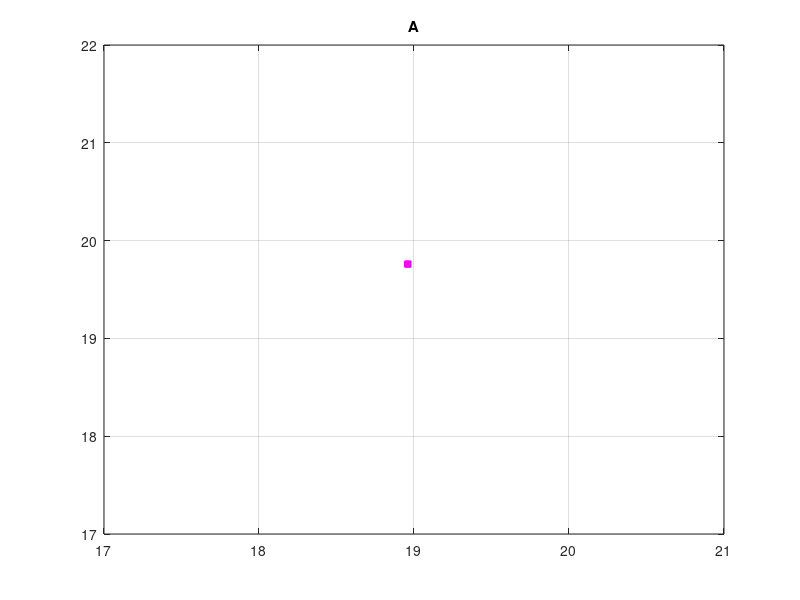

This chart was generated by the following MATLAB code: (Note: this script raises an error after producing the figure.)
close all; % 关闭所有图窗
clc;       % 清空命令窗口
clear;     % 清除工作区所有变量

%%
length_color=4;
hue_values = linspace(0, 1, length_color + 1);hue_values = hue_values(1:end-1);
hsv_matrix = [hue_values', 0.8 * ones(length_color, 1), 0.8 * ones(length_color, 1)];
colors = hsv2rgb(hsv_matrix);
scale_type_origin="unscaled";
scale_type="scaled";
Dtype="efit_p";
lab_cherry=[65.50 	17.21 	17.72 ];
ab_summer=[0 17.9 18.7];
% ab_zeng=[0 19.9 23.0];
ab_zeng=[0 18 21];
ab_zengCIC=[0 21 24];
lab_OPPO=[65.1919   19.0833   23.0048];
PengCIC=[[67,0,0,25.3,46.0];[65,0,0,25.3,46.5];[58,0,0,25.1,46.5];[40,0,0,25.0,46.5]];
PengCIC(:,2)=PengCIC(:,4).*cosd(PengCIC(:,5));
PengCIC(:,3)=PengCIC(:,4).*sind(PengCIC(:,5));

CaoCIC=[[0,0,0,24.5,43.7];[0,0,0,25.4,44.5];[0,0,0,25.7,48.3];[0,0,0,23.0,48.0]];
CaoCIC(:,2)=CaoCIC(:,4).*cosd(CaoCIC(:,5));
CaoCIC(:,3)=CaoCIC(:,4).*sind(CaoCIC(:,5));

Zeng=[[0,18,21];[0,17,16];[0,0,0];[0,21,29]];

scenes_OPPO=[[59.22 0 0	26.81 	46.85] ;%室内
[57.49 0 0	23.66 	46.81] ;%室外
[62.87 0 0	22.02 	42.75];%黄昏
[61.78 0 0	25.84 	49.74]];%夜景
scenes_OPPO(:,2)=scenes_OPPO(:,4).*cosd(scenes_OPPO(:,5));
scenes_OPPO(:,3)=scenes_OPPO(:,4).*sind(scenes_OPPO(:,5));


labCh_PMCC=[[62.11	18.96	19.76	27.39	46.18];...
            [64.15	19.56	19.63	27.71	45.10];...
            [56.01	18.25	18.72	26.14	45.72];...
            [41.06	17.37	17.94	24.97	45.93]];

output_folder=fullfile("ellip_pic_p",Dtype,"compare_scene");

if ~exist(output_folder,"dir")
    mkdir(output_folder);
end

ethnic_names=["Asian","Caucasian","South Asian","African"];
ethnic_groups=["1AS","2CA","3SA","4AF"];
for i_eth=[1]
    figure(i_eth);
    grid on;box on;
    hold on;
    if strcmp(Dtype,"efit_p_free")
        AnalyseResults_folder="AnalyseResults_p_free";
    elseif strcmp(Dtype,"efit_p")
        AnalyseResults_folder="AnalyseResults_p";
    end
    source_folder=fullfile(AnalyseResults_folder, ...
        Dtype,"50",scale_type_origin,"nation1",scale_type, ...
            "non_model\r\01Preference",ethnic_groups(i_eth));
    for i_indices=1:4
        full_path=fullfile(source_folder,strcat(num2str(i_indices),".mat"));
        if ~exist(full_path,"file")
            continue
        end
        fitRes_data = load(full_path); 
        par=fitRes_data.par;
        center(i_eth,:)=[fitRes_data.average_indices_curr(1,1),par(1,4:5)];
        
        check_data2 = par(4) + (-30:0.2:30);
        check_data3 = par(5) + (-30:0.2:30);
        [data2, data3] = meshgrid(check_data2, check_data3);
        [row, col] = size(data2);
        
        % 计算等高线数据
        a = par;
        y = (1./(1+a(6)*exp(sqrt(a(1)*(data2-a(4)).^2+a(2)*(data3-a(5)).^2+ ...
            a(3)*(data2-a(4)).*(data3-a(5)))))).*((a(1)*(data2-a(4)).^2+ ...
            a(2)*(data3-a(5)).^2+a(3)*(data2-a(4)).*(data3-a(5)))>=0);
        
        % 绘制等高线
        s0 = contour(data2, data3, y, [0.5, 1], 'LineWidth', 1, ...
             'Color', colors(i_indices,:));
        hold on;
        % 绘制特殊点
        plot(par(4), par(5), 'o', 'MarkerSize', 4, ...
            'MarkerFaceColor', colors(i_indices,:), 'Color', colors(i_indices,:));
        
        axis equal
        min_lim=-5;
        max_lim=40;
        xlim([min_lim,max_lim])
        ylim([min_lim,max_lim])
        x = linspace(min_lim, max_lim, 1000);
        y = x;
        plot(x, y);
        scatter(scenes_OPPO(i_indices,2), scenes_OPPO(i_indices,3), 20, '^', 'LineWidth', 1, ...
        'MarkerEdgeColor',colors(i_indices,:));
    end
    scatter(labCh_PMCC(1,2), labCh_PMCC(1,3), 20, 's', 'LineWidth', 1, ...
    'MarkerEdgeColor','m','MarkerFaceColor','m');
    title(ethnic_names(i_eth))
    exportgraphics(gcf, fullfile(output_folder, ...
        strcat(ethnic_groups(i_eth),'.jpg')),'resolution',300);

end

concatenate_images1(output_folder,4);
